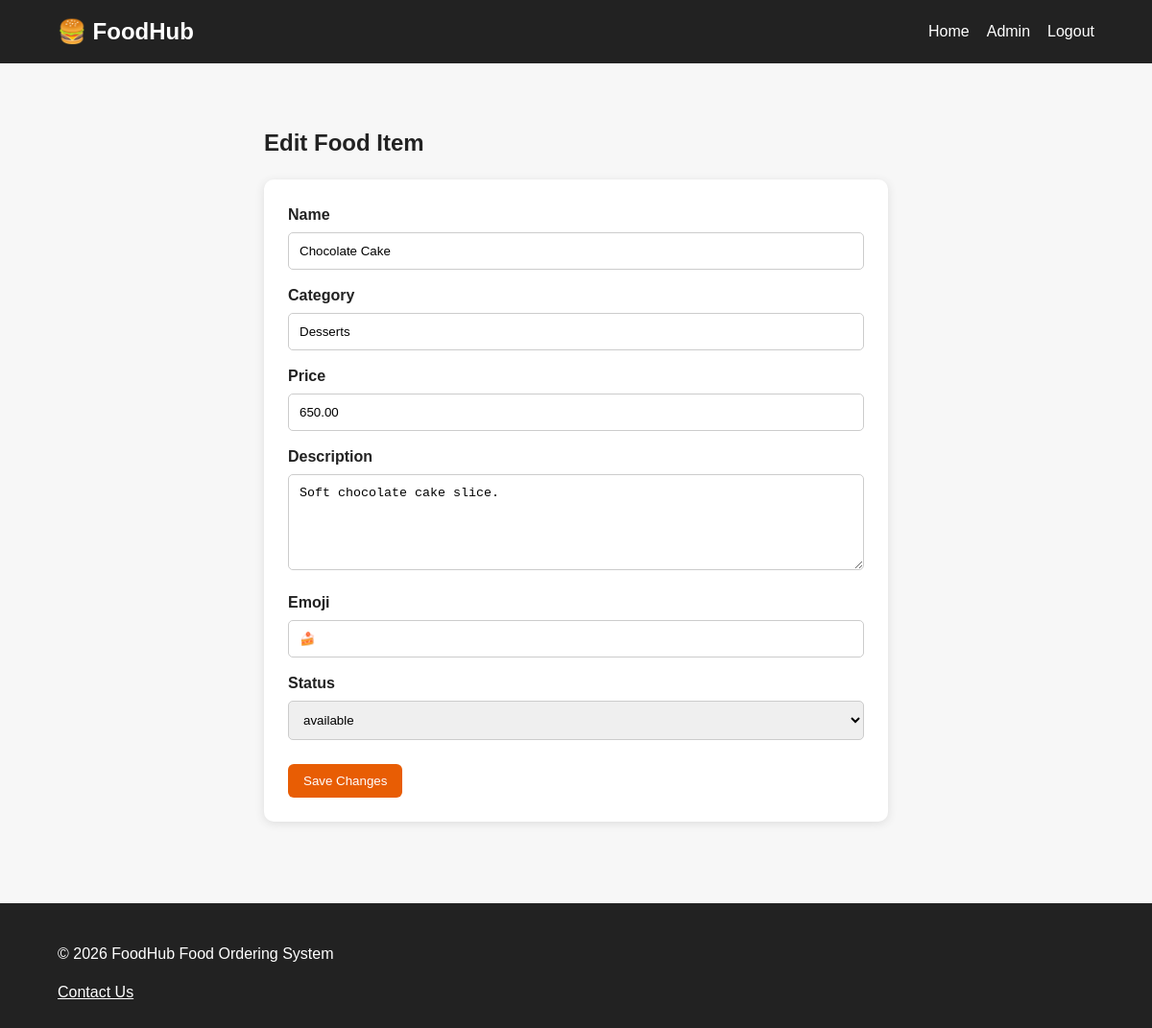
Page /admin/item_edit.php?id=5 (signed in) on the committed database.
### tables this page shows
CREATE TABLE items (
 id INT AUTO_INCREMENT PRIMARY KEY,
 name VARCHAR(150) NOT NULL,
 category VARCHAR(100) NOT NULL,
 price DECIMAL(10,2) NOT NULL,
 description TEXT,
 emoji VARCHAR(20) DEFAULT '🍽️',
 status ENUM('available','unavailable') NOT NULL DEFAULT 'available',
 created_at TIMESTAMP DEFAULT CURRENT_TIMESTAMP
);

### includes/functions.php (called while the page is built, shortened)
<?php
function e($value) {
    return htmlspecialchars($value ?? '', ENT_QUOTES, 'UTF-8');
}
?>

### admin/item_edit.php (the view, shortened to what this page needs)
<?php
require_once '../includes/db.php'; require_once '../includes/functions.php'; require_admin(); $id=(int)($_GET['id']??0);
$st=$conn->prepare("SELECT * FROM items WHERE id=?");$st->bind_param("i",$id);$st->execute();$item=$st->get_result()->fetch_assoc();if(!$item)die("Item not found.");
?>
<!DOCTYPE html><html><head><meta charset="UTF-8"><meta name="viewport" content="width=device-width,initial-scale=1"><title>Edit Item</title><link rel="stylesheet" href="../css/style.css"></head><body><?php include '../includes/header.php';?><main class="container form-page"><h2>Edit Food Item</h2><form method="post" class="form-card"><label>Name<input name="name" value="<?=e($item['name'])?>" required></label><label>Category<input name="category" value="<?=e($item['category'])?>" required></label><label>Price<input type="number" step="0.01" min="0" name="price" value="<?=e($item['price'])?>" required></label><label>Description<textarea name="description"><?=e($item['description'])?></textarea></label><label>Emoji<input name="emoji" value="<?=e($item['emoji'])?>"></label><label>Status<select name="status"><option <?= $item['status']==='available'?'selected':''?>>available</option><option <?= $item['status']==='unavailable'?'selected':''?>>unavailable</option></select></label><button class="btn">Save Changes</button></form></main><?php include '../includes/footer.php';?></body></html>

### css/style.css (style rules this page uses)
* { box-sizing:border-box }
body { margin:0;font-family:Arial,sans-serif;background:#f7f7f7;color:#222;line-height:1.5 }
.container { width:90%;max-width:1150px;margin:auto }
.btn { display:inline-block;background:#e85d04;color:#fff;border:0;border-radius:6px;padding:10px 16px;text-decoration:none;cursor:pointer;margin-top:10px }
.form-page { max-width:650px;padding:45px 0 }
.form-card { background:#fff;padding:25px;border-radius:10px;box-shadow:0 2px 10px #ddd }
.form-card label { display:block;font-weight:bold;margin-bottom:15px }
.form-card input,.form-card textarea,.form-card select { width:100%;padding:11px;margin-top:6px;border:1px solid #ccc;border-radius:5px }
.form-card textarea { min-height:100px }

### rows in the picture
items: name "Chocolate Cake", category "Desserts", price "650.00", description "Soft chocolate cake slice.", emoji "🍰", status "available"
